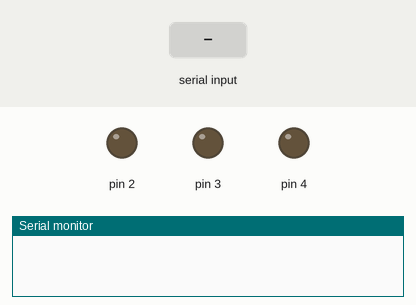
Bench run of a sketch on a simulated Arduino Uno, built with avr-gcc and run on an emulated ATmega328P. On the bench: output pins drawn as LEDs (lit = HIGH), the last lines printed to the serial monitor. The test bench sets the inputs (shaded band).

Above: at 1.2 s.
1.3 s: "1\n" received over Serial
At 2.2 s:
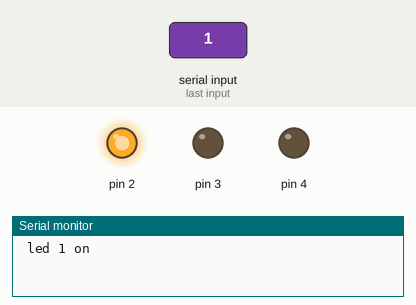
2.8 s: "2\n" received over Serial
At 3.3 s:
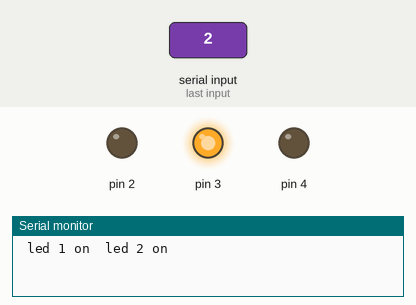
4.3 s: "3\n" received over Serial
At 5.5 s:
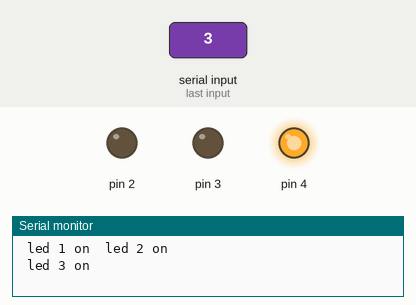
5.8 s: "5\n" received over Serial
At 6.8 s:
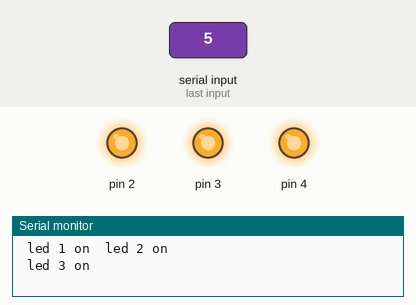
7.3 s: "4\n" received over Serial
At 7.9 s:
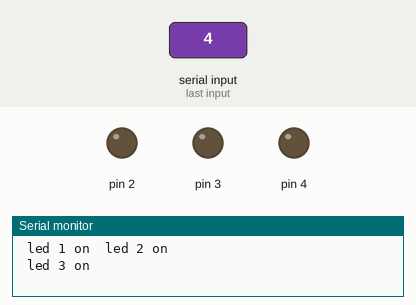
Timing chart, 0 to 9.8 s (numbered marks = the images above; inputs shaded):
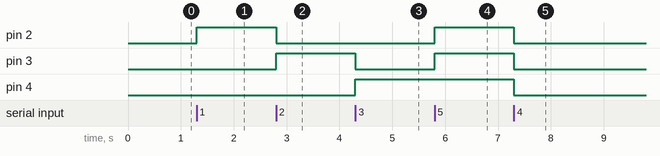

The sketch:

serial_lighting_-1.ino
```cpp
/*programm of  serial lighting setup as led number turn on based on number given in serialmonitor*/

void setup() {
  //configured the pins in arduino
pinMode(2,OUTPUT);
pinMode(3,OUTPUT);
pinMode(4,OUTPUT);
Serial.begin(9600);//serial monitor gets initialize
}

void loop() {
 int value= Serial.parseInt();//reads the inpupt in serialmonitor and stores in "value"
 if(value==1)//led 1 on if value is 1
 {
  digitalWrite(2,1);
  digitalWrite(3,0);
  digitalWrite(4,0);
  Serial.print(" led 1 on ");
 }
 if(value==2)//led 2 on if value is 2
 {
  digitalWrite(3,1);
  digitalWrite(2,0);
  digitalWrite(4,0);
  Serial.println(" led 2 on ");
 }
 if(value==3)//led 3 on if value is 3
 {
  digitalWrite(4,1);
  digitalWrite(3,0);
  digitalWrite(2,0);
  Serial.println(" led 3 on ");
 }
 if(value==4)//all leds off if value is 4
 {
  digitalWrite(3,0);
  digitalWrite(4,0);
  digitalWrite(2,0);
 }
 if(value==5)//all leds on if value is 5
 {
  digitalWrite(3,1);
  digitalWrite(4,1);
  digitalWrite(2,1);
 }
}
```

Measured:
- after the input at 1.3 s, pin 2: LOW → HIGH at once
- after the input at 2.8 s, pin 2: HIGH → LOW at once; pin 3: LOW → HIGH at once
- after the input at 4.3 s, pin 3: HIGH → LOW at once; pin 4: LOW → HIGH at once
- after the input at 5.8 s, pin 2, pin 3: LOW → HIGH at once
- after the input at 7.3 s, pin 2–4: HIGH → LOW at once
